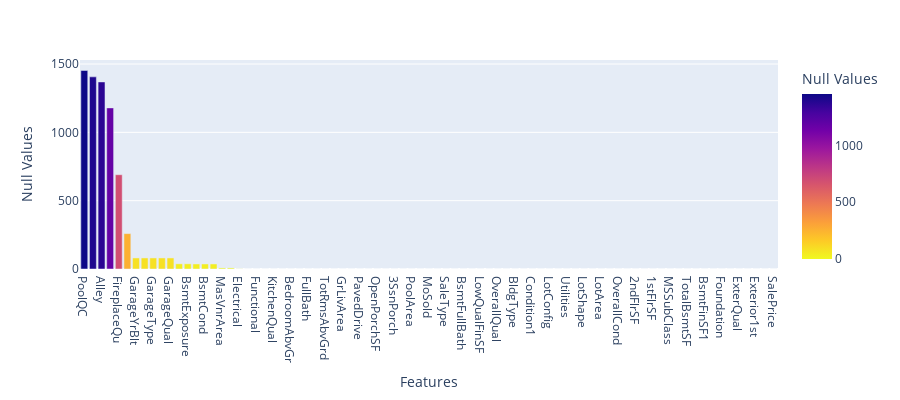

The cell this chart's notebook holds for it:
### Markdown cell above
* Visualize Missing Values

### Code cell
import plotly.express as px

fig = px.bar(df_dt_null, x= 'Features', y= 'Null Values', color= 'Null Values', color_continuous_scale=px.colors.sequential.Plasma_r,height=400,)
fig.show()

### Figure 1 — Plotly figure (JSON) as saved in the notebook; plotly's stock layout.template omitted (floating-point values rounded to 4 significant figures)
{"data": [{"alignmentgroup": "True", "hovertemplate": "Features=%{x}<br>Null Values=%{marker.color}<extra></extra>", "legendgroup": "", "marker": {"color": [1453, 1406, 1369, 1179, 690, 259, 81, 81, 81, 81, 81, 38, 38, 37, 37, 37, 8, 8, 1, 0, 0, 0, 0, 0, 0, 0, 0, 0, 0, 0, 0, 0, 0, 0, 0, 0, 0, 0, 0, 0, 0, 0, 0, 0, 0, 0, 0, 0, 0, 0, 0, 0, 0, 0, 0, 0, 0, 0, 0, 0, 0, 0, 0, 0, 0, 0, 0, 0, 0, 0, 0, 0, 0, 0, 0, 0, 0, 0, 0, 0, 0], "coloraxis": "coloraxis", "pattern": {"shape": ""}}, "name": "", "offsetgroup": "", "orientation": "v", "showlegend": false, "textposition": "auto", "type": "bar", "x": ["PoolQC", "MiscFeature", "Alley", "Fence", "FireplaceQu", "LotFrontage", "GarageYrBlt", "GarageCond", "GarageType", "GarageFinish", "GarageQual", "BsmtFinType2", "BsmtExposure", "BsmtQual", "BsmtCond", "BsmtFinType1", "MasVnrArea", "MasVnrType", "Electrical", "Id", "Functional", "Fireplaces", "KitchenQual", "KitchenAbvGr", "BedroomAbvGr", "HalfBath", "FullBath", "BsmtHalfBath", "TotRmsAbvGrd", "GarageCars", "GrLivArea", "GarageArea", "PavedDrive", "WoodDeckSF", "OpenPorchSF", "EnclosedPorch", "3SsnPorch", "ScreenPorch", "PoolArea", "MiscVal", "MoSold", "YrSold", "SaleType", "SaleCondition", "BsmtFullBath", "HeatingQC", "LowQualFinSF", "LandSlope", "OverallQual", "HouseStyle", "BldgType", "Condition2", "Condition1", "Neighborhood", "LotConfig", "YearBuilt", "Utilities", "LandContour", "LotShape", "Street", "LotArea", "MSZoning", "OverallCond", "YearRemodAdd", "2ndFlrSF", "BsmtFinSF2", "1stFlrSF", "CentralAir", "MSSubClass", "Heating", "TotalBsmtSF", "BsmtUnfSF", "BsmtFinSF1", "RoofStyle", "Foundation", "ExterCond", "ExterQual", "Exterior2nd", "Exterior1st", "RoofMatl", "SalePrice"], "xaxis": "x", "y": [1453, 1406, 1369, 1179, 690, 259, 81, 81, 81, 81, 81, 38, 38, 37, 37, 37, 8, 8, 1, 0, 0, 0, 0, 0, 0, 0, 0, 0, 0, 0, 0, 0, 0, 0, 0, 0, 0, 0, 0, 0, 0, 0, 0, 0, 0, 0, 0, 0, 0, 0, 0, 0, 0, 0, 0, 0, 0, 0, 0, 0, 0, 0, 0, 0, 0, 0, 0, 0, 0, 0, 0, 0, 0, 0, 0, 0, 0, 0, 0, 0, 0], "yaxis": "y"}], "layout": {"barmode": "relative", "coloraxis": {"colorbar": {"title": {"text": "Null Values"}}, "colorscale": [[0, "#f0f921"], [0.1111, "#fdca26"], [0.2222, "#fb9f3a"], [0.3333, "#ed7953"], [0.4444, "#d8576b"], [0.5556, "#bd3786"], [0.6667, "#9c179e"], [0.7778, "#7201a8"], [0.8889, "#46039f"], [1, "#0d0887"]]}, "height": 400, "legend": {"tracegroupgap": 0}, "margin": {"t": 60}, "xaxis": {"anchor": "y", "domain": [0, 1], "title": {"text": "Features"}}, "yaxis": {"anchor": "x", "domain": [0, 1], "title": {"text": "Null Values"}}}}
